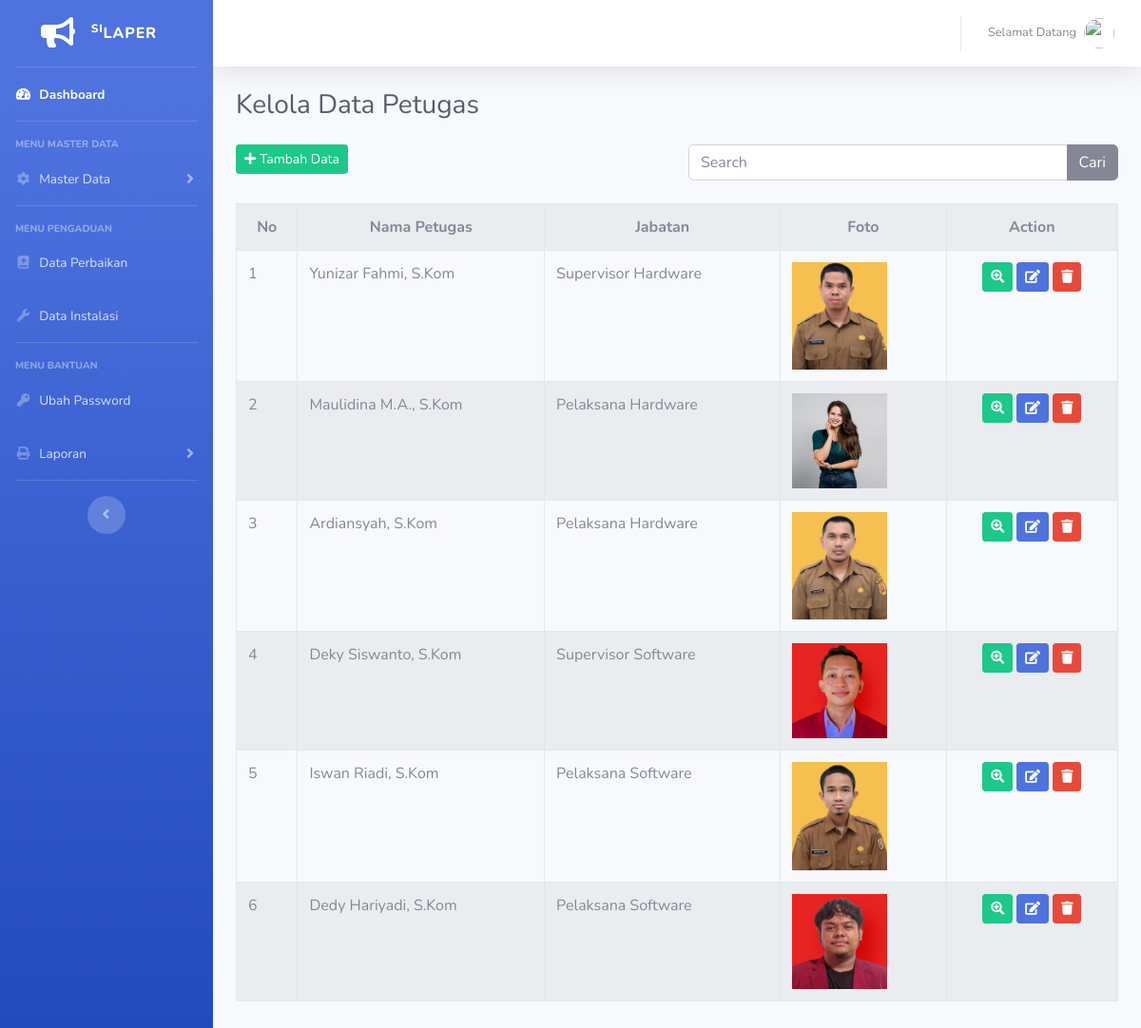
Page /index.php/admin/petugas on the committed database.
### tables this page shows
CREATE TABLE `tb_petugas` (
  `id_petugas` int(11) NOT NULL,
  `id_jabatan` varchar(5) NOT NULL,
  `nip_petugas` varchar(20) NOT NULL,
  `tanggal_masuk` date NOT NULL,
  `nama_petugas` varchar(50) NOT NULL,
  `tanggal_lahir` date NOT NULL,
  `tempat_lahir` varchar(50) NOT NULL,
  `jenis_kelamin` varchar(50) NOT NULL,
  `foto` varchar(50) NOT NULL
);

CREATE TABLE `tb_jabatan` (
  `id_jabatan` varchar(5) NOT NULL,
  `nama_jabatan` varchar(50) NOT NULL
);

### application/controllers/admin/Petugas.php (called while the page is built, shortened)
<?php
class Petugas extends CI_Controller
{
	public function index()
	{
		$data['title'] = "Kelola Data Petugas";
		$data['petugas'] = $this->M_petugas->show_data()->result();
		$this->load->view('templates_admin/header', $data);
		$this->load->view('templates_admin/sidebar');
		$this->load->view('v_admin/petugas', $data);
		$this->load->view('templates_admin/footer');
	}
}

### index.php (called while the page is built, shortened)
<?php
require_once BASEPATH.'core/CodeIgniter.php';

### application/models/M_petugas.php (called while the page is built, shortened)
<?php
class M_petugas extends CI_Model
{
    public function show_data()
    {
        return $this->db->query('SELECT * FROM tb_petugas JOIN tb_jabatan on tb_petugas.id_jabatan=tb_jabatan.id_jabatan ORDER BY id_petugas DESC ');
    }
}

### application/views/v_admin/petugas.php (the view, shortened to what this page needs)
<div class="container-fluid">
    <div class="d-sm-flex align-items-center justify-content-between mb-4">
        <h1 class="h3 mb-0 text-gray-800"><?php echo $title ?></h1>
    </div>
    <div class="row">
        <div class="col-6">
            <a class="btn btn-sm btn-success mb-3" href="<?php echo base_url('admin/petugas/tambah_data') ?>">
                <i class="fas fa-plus"></i> Tambah Data</a>
        </div>
        <div class="col-6">
            <?php echo form_open('admin/petugas/search') ?>
            <div class="input-group mb-3">
                <input type="text" name="keyword" class="form-control" placeholder="Search">
                <div class="input-group-append">
                    <button type="submit" class="btn btn-secondary">Cari</button>
                </div>
            </div>
            <?php echo form_close() ?>
        </div>
    </div>
    <table class="table table-bordered table-striped mt-2 mb-5">
        <tr>
            <th class="text-center">No</th>
            <th class="text-center">Nama Petugas</th>
            <th class="text-center">Jabatan</th>
            <th class="text-center">Foto</th>
            <th class="text-center">Action</th>
        </tr>
        <?php $no = 1;
        foreach ($petugas as $p) : ?>
            <tr>
                <td><?php echo $no++ ?></td>
                <td><?php echo $p->nama_petugas ?></td>
                <td><?php echo $p->nama_jabatan ?></td>
                <td><img src="<?php echo base_url() . 'assets/foto/' . $p->foto ?>" width="100px"></td>
                <td>
                    <center>
                        <a class="btn btn-sm btn-success" href="<?php echo base_url('admin/petugas/detail_data/' .
                                                                    $p->id_petugas) ?>"><i class="fas fa-search-plus"></i></a>
                        <a class="btn btn-sm btn-primary" href="<?php echo base_url('admin/petugas/update_data/' .
                                                                    $p->id_petugas) ?>"><i class="fas fa-edit"></i></a>
                        <a onclick="return confirm ('Yakin Hapus')" class="btn btn-sm btn-danger" href="<?php echo
                                                                                                        base_url('admin/petugas/delete_data/' . $p->id_petugas) ?>"><i class="fas fa-trash"></i></a>
                    </center>
                </td>
            </tr>
        <?php endforeach; ?>
    </table>
</div>

### application/views/templates_admin/header.php (shortened to what this page needs)
<!DOCTYPE html>
<html lang="en">
<head>
    <link href="<?php echo base_url() ?>/assets/vendor/fontawesome-free/css/all.min.css" rel="stylesheet" type="text/css">
    <link href="<?php echo base_url() ?>/assets/css/sb-admin-2.min.css" rel="stylesheet">
</head>

### application/views/templates_admin/sidebar.php (shortened to what this page needs)
<body id="page-top">
    <div id="wrapper">
        <ul class="navbar-nav bg-gradient-primary sidebar sidebar-dark accordion" id="accordionSidebar">
            <a class="sidebar-brand d-flex align-items-center justify-content-center" href="index.html">
                <div class="sidebar-brand-icon">
                    <i class="fas fa-bullhorn"></i>
                </div>
                <div class="sidebar-brand-text mx-3"><sup>SI</sup>LAPER</div>
            </a>
            <hr class="sidebar-divider my-0">
            <li class="nav-item active">
                <a class="nav-link" href="dashboard">
                    <i class="fas fa-fw fa-tachometer-alt"></i>
                    <span>Dashboard</span></a>
            </li>
            <hr class="sidebar-divider">
            <div class="sidebar-heading">
                Menu Master Data
            </div>
            <li class="nav-item">
                <a class="nav-link collapsed" href="#" data-toggle="collapse" data-target="#collapseOne" aria-expanded="true" aria-controls="collapseOne">
                    <i class="fas fa-fw fa-cog"></i>
                    <span>Master Data</span>
                </a>
            </li>
            <hr class="sidebar-divider">
            <div class="sidebar-heading">
                Menu Pengaduan
            </div>
            <li class="nav-item">
                <a class="nav-link" href="<?php echo base_url('admin/perbaikan') ?>">
                    <i class="fas fa-fw fa-book-medical"></i>
                    <span>Data Perbaikan</span></a>
            </li>
            <li class="nav-item">
                <a class="nav-link" href="<?php echo base_url('admin/instalasi') ?>">
                    <i class="fas fa-fw fa-wrench"></i>
                    <span>Data Instalasi</span></a>
            </li>
            <hr class="sidebar-divider">
            <div class="sidebar-heading">
                Menu Bantuan
            </div>
            <li class="nav-item">
                <a class="nav-link" href="<?php echo base_url('admin/Password') ?>">
                    <i class="fas fa-fw fa-key"></i>
                    <span>Ubah Password</span></a>
            </li>
            <li class="nav-item">
                <a class="nav-link collapsed" href="#" data-toggle="collapse" data-target="#collapseTwo" aria-expanded="true" aria-controls="collapseTwo">
                    <i class="fas fa-fw fa-print"></i>
                    <span>Laporan</span>
                </a>
            </li>
            <hr class="sidebar-divider d-none d-md-block">
            <div class="text-center d-none d-md-inline">
                <button class="rounded-circle border-0" id="sidebarToggle"></button>
            </div>
        </ul>
        <div id="content-wrapper" class="d-flex flex-column">
            <div id="content">
                <nav class="navbar navbar-expand navbar-light bg-white topbar mb-4 static-top shadow">
                    <ul class="navbar-nav ml-auto">
                        <li class="nav-item dropdown no-arrow">
                            <a class="nav-link dropdown-toggle" href="#" id="userDropdown" role="button" data-toggle="dropdown" aria-haspopup="true" aria-expanded="false">
                                <span class="mr-2 d-none d-lg-inline text-gray-600 small">Selamat Datang <?php echo $this->session->userdata('nama_akun') ?></span>
                                <img class="img-profile rounded-circle" src="<?php echo base_url('/assets/foto/') . $this->session->userdata('foto') ?>">
                            </a>
                        </li>
                    </ul>
                </nav>

### application/views/templates_admin/footer.php (shortened to what this page needs)
        </div>
    </div>
</body>
</html>

### rows in the picture
tb_petugas: nama_petugas "Yunizar Fahmi, S.Kom", id_jabatan.nama_jabatan "Supervisor Hardware", foto (picture)
tb_petugas: nama_petugas "Maulidina M.A., S.Kom", id_jabatan.nama_jabatan "Pelaksana Hardware", foto (picture)
tb_petugas: nama_petugas "Ardiansyah, S.Kom", id_jabatan.nama_jabatan "Pelaksana Hardware", foto (picture)
tb_petugas: nama_petugas "Deky Siswanto, S.Kom", id_jabatan.nama_jabatan "Supervisor Software", foto (picture)
tb_petugas: nama_petugas "Iswan Riadi, S.Kom", id_jabatan.nama_jabatan "Pelaksana Software", foto (picture)
tb_petugas: nama_petugas "Dedy Hariyadi, S.Kom", id_jabatan.nama_jabatan "Pelaksana Software", foto (picture)

### other values in the picture
$title "Kelola Data Petugas"
